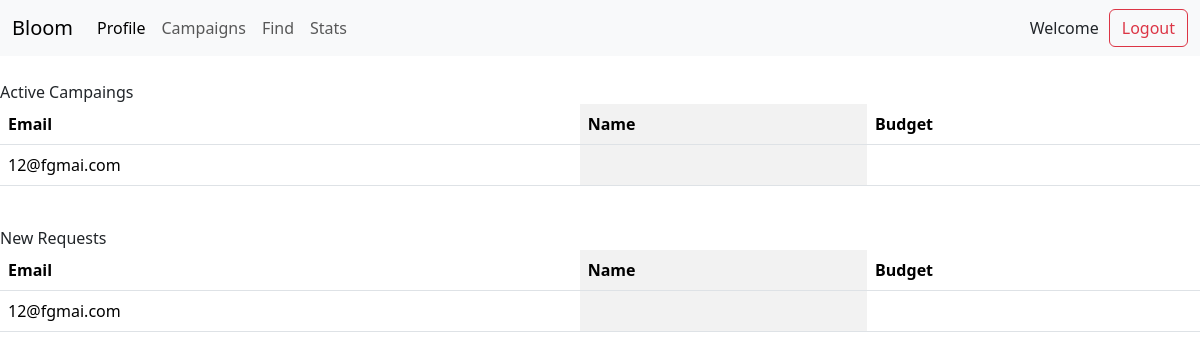
The app's page /sponsor (signed in), older data.
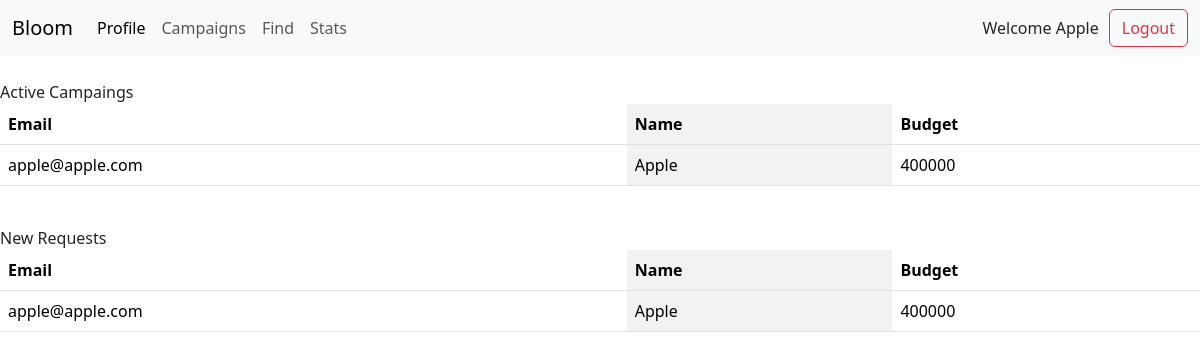
The same page, newer data.
### app.py (models this page shows)
class BloomData(db.Model):
    __tablename__ = 'bloomdata'
    id = db.Column(db.Integer, primary_key=True)
    email = db.Column(db.String(30), unique=True, nullable=False)
    password = db.Column(db.String(30), nullable=False)
    role = db.Column(db.String(30), nullable=False)
    influencer_data = db.relationship("influencerData", uselist=False, back_populates='bloomdata', cascade="all, delete-orphan")
    sponsor_data = db.relationship("sponsorData", uselist=False, back_populates='bloomdata', cascade="all, delete-orphan")

class sponsorData(db.Model):
    __tablename__ = 'sponsor_data'
    bloom_data_id = db.Column(db.Integer(), db.ForeignKey('bloomdata.id', ondelete="CASCADE"), primary_key=True, nullable=False, unique=True)
    company_name = db.Column(db.String(30), nullable=False)
    industry = db.Column(db.String(30), nullable=False)
    budget = db.Column(db.String(30), nullable=False)
    bloomdata = db.relationship("BloomData", uselist=False, back_populates='sponsor_data')

### app.py (the view)
@app.route('/sponsor')
def sponsor_page():
    user_id = session.get('user_id')
    if user_id:
        user = BloomData.query.get(user_id)
        sdata = sponsorData.query.get(user_id)
        return render_template('sponsor_profile.html', user=user, sdata=sdata)

### templates/sponsor_profile.html (shortened to what this page needs)
{% extends 'sponsor.html' %}
{% block body %}
<table class="table table-striped-columns">
    <thead>
        <tr>
            <th>Email</th>
            <th>Name</th>
            <th>Budget</th>
        </tr>
    </thead>
    <tbody>
            <tr>
                <td>{{ user.email }}</td>
                <td>{{ sdata.company_name }}</td>
                <td>{{ sdata.budget }}</td>
            </tr>
    </tbody>
</table>
<br>
<table class="table table-striped-columns">
    <thead>
        <tr>
            <th>Email</th>
            <th>Name</th>
            <th>Budget</th>
        </tr>
    </thead>
    <tbody>
            <tr>
                <td>{{ user.email }}</td>
                <td>{{ sdata.company_name }}</td>
                <td>{{ sdata.budget }}</td>
            </tr>
    </tbody>
</table>
{% endblock body %}

### templates/sponsor.html (shortened to what this page needs)
<!doctype html>
<html lang="en">
<head>
    <link href="https://cdn.jsdelivr.net/npm/bootstrap@5.3.3/dist/css/bootstrap.min.css" rel="stylesheet"
>
</head>
<body>
        <nav class="navbar navbar-expand-lg bg-body-tertiary">
            <div class="container-fluid">
                <a class="navbar-brand" href="/">Bloom</a>
                <div class="collapse navbar-collapse" id="navbarSupportedContent">
                    <ul class="navbar-nav me-auto mb-2 mb-lg-0">
                        <li class="nav-item">
                            <a class="nav-link {% if session.get('user_id') %}active{% endif %}"
                            aria-current="page"
                            href="{% if session.get('role') == 'Influencer' %}{{ url_for('influencer_page') }}{% elif session.get('role') == 'Sponsor' %}{{ url_for('sponsor_page') }}{% endif %}">
                            Profile
                         </a>
                        </li>
                        <li class="nav-item">
                            <a class="nav-link" href="{{ url_for('add_campaigns') }}">Campaigns</a>
                        </li>
                        <li class="nav-item">
                            <a class="nav-link" href="{{ url_for('find_influencers') }}">Find</a>
                        </li>
                        <li class="nav-item">
                            <a class="nav-link" href="#">Stats</a>
                        </li>
                    </ul>
                    Welcome {{sdata.company_name}}
                    <button class="btn btn-outline-danger" style="margin-left: 10px;" onclick="redirectToNewPage()">Logout</button>
                </div>
            </div>
        </nav>
<div>
    <br>
</div>
{% block body %}
{% endblock body %}
</body>
</html>

Row changes from the older to the newer data that the page shows:
added sponsorData: company_name "Apple", budget "400000"
changed BloomData: email "12@fgmai.com" → "apple@apple.com"
